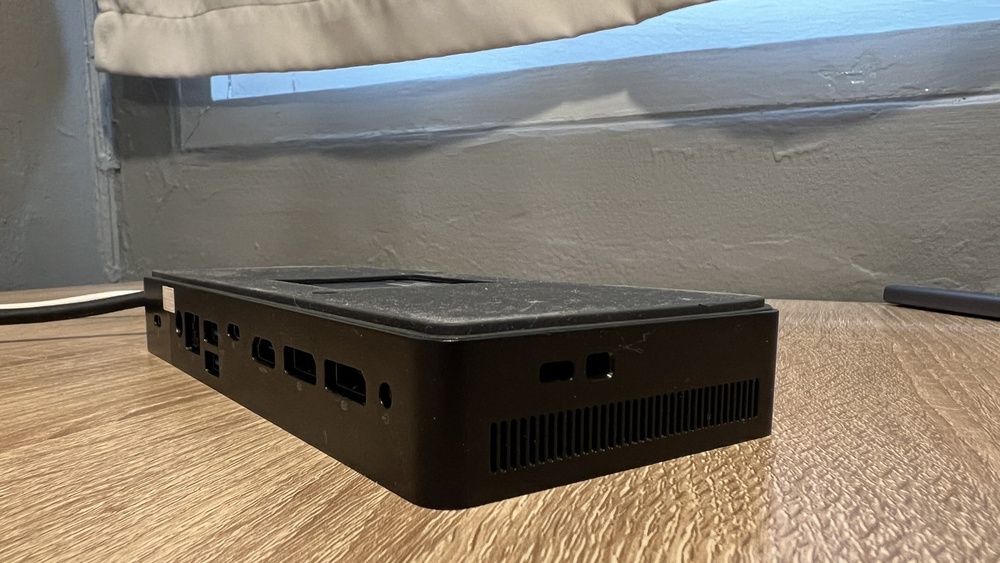
#> input picture test_output/pc.jpg, 1000 x 563 px, shrunk from 1706 x 960 before the run
$ python line_detection.py ../test_output/pc.jpg
#> lines starting #> are read from the running program, lines starting #| are printed output that depends on the picture
# Step 1: Import necessary libraries
import cv2
import matplotlib.pyplot as plt
import numpy as np
import argparse

parser = argparse.ArgumentParser(description="Compare the visual similarity of three images using ResNet50.")

parser.add_argument("image", default="test_output/pc.jpg",help="Path to the first image file.")
args = parser.parse_args()
# Step 3: Read the uploaded image
image_path = f"{args.image}"
image = cv2.imread(image_path, cv2.IMREAD_GRAYSCALE)
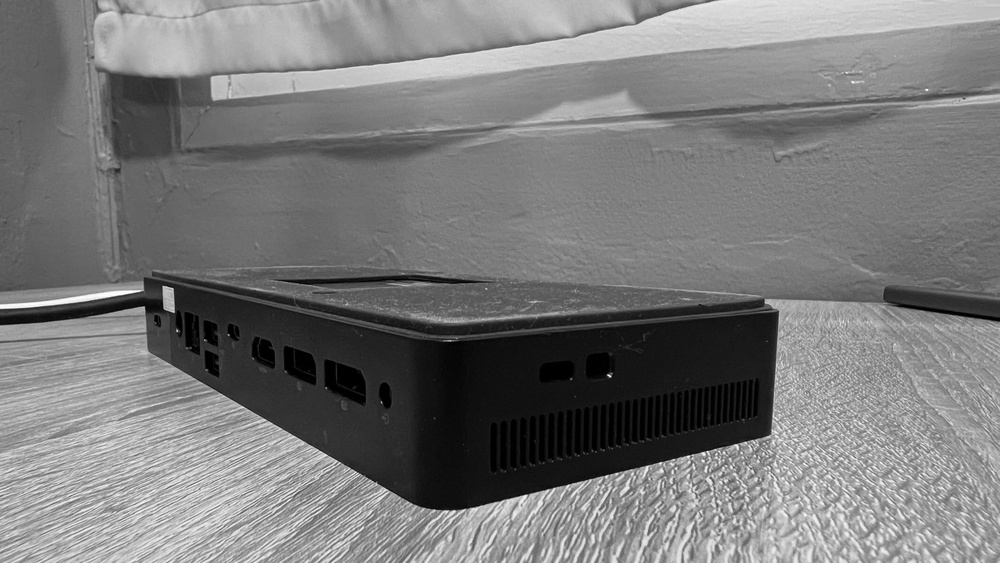
#> image: shape (563, 1000); min 0, max 255, mean 121.4

# Step 4: Apply Gaussian Blur to reduce noise
blurred_image = cv2.GaussianBlur(image, (5, 5), 1)

# Step 5: Apply Canny edge detector
edges = cv2.Canny(blurred_image, 0, 250)
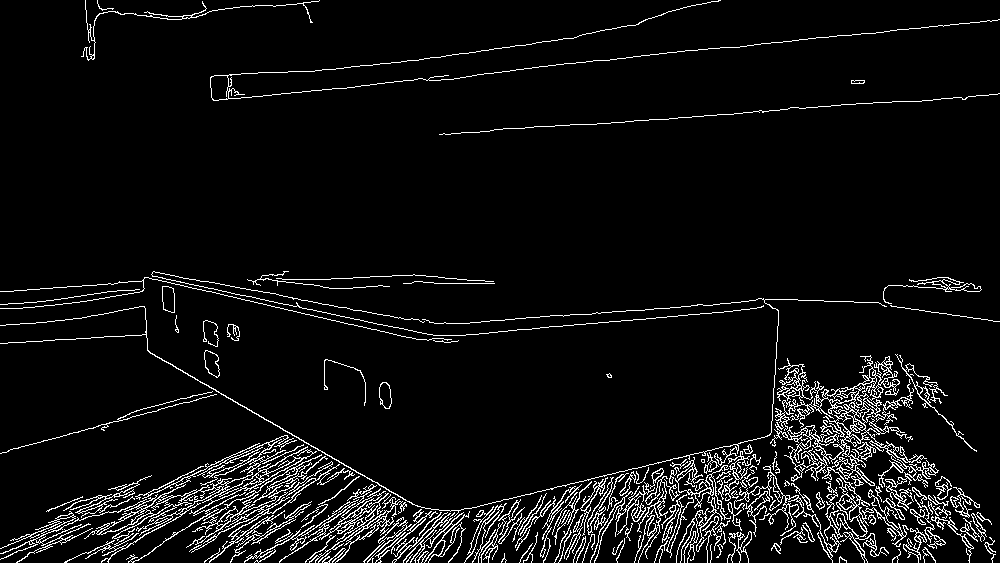
#> edges: shape (563, 1000); 5.9% white in thin lines or dots

# [8 lines of commented-out code are left out]
plt.title('Edge Detected Image')
plt.imshow(edges, cmap='gray')
plt.axis('off')
plt.show()

print(f"Edges : {edges}")
#> (printed output is left out)

$ run again, with test_output/chess_board.jpg copied over test_output/pc.jpg
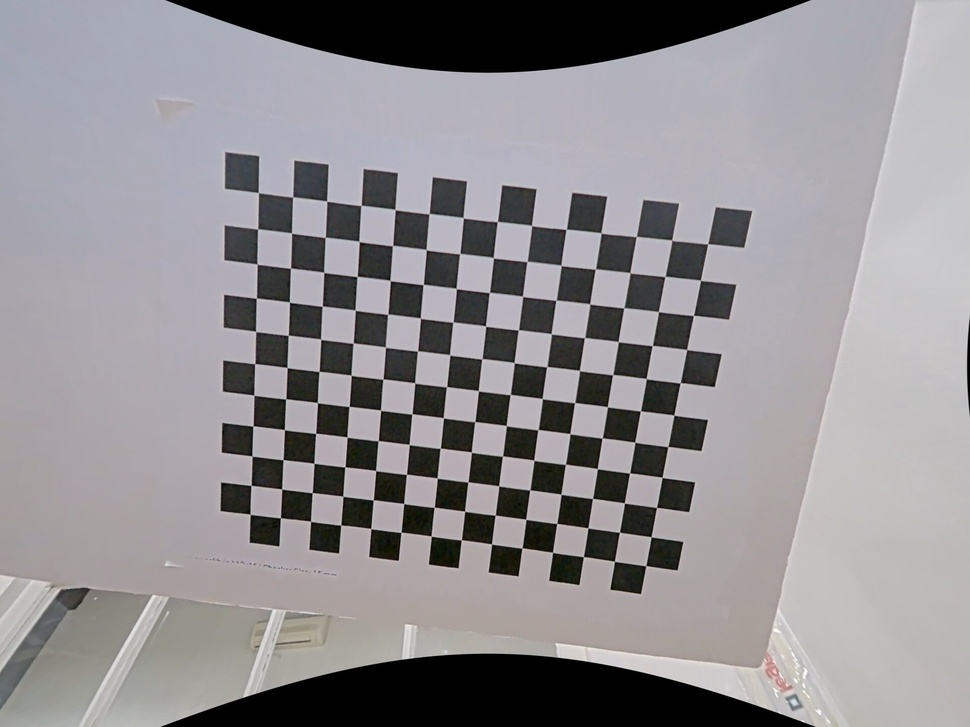
#> input picture test_output/chess_board.jpg, 970 x 727 px, shrunk from 1920 x 1440 before the run
#> `edges = cv2.Canny(blurred_image, 0, 250)`:
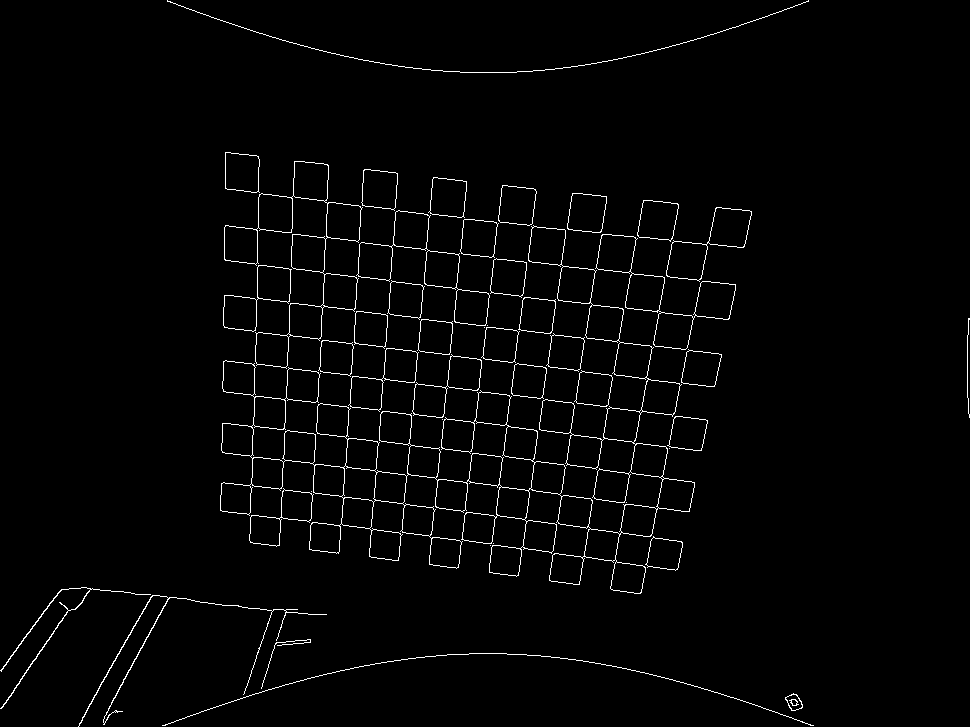
#> edges: shape (727, 970); 2% white in thin lines or dots
#> (printed output is left out)

$ run again, with test_output/ref_pc.jpg copied over test_output/pc.jpg
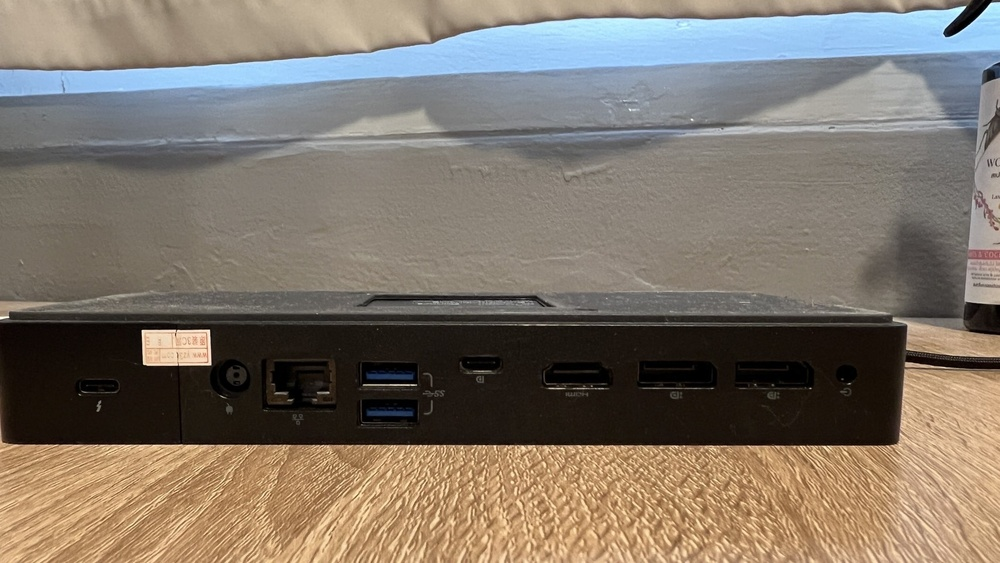
#> input picture test_output/ref_pc.jpg, 1000 x 563 px, shrunk from 1706 x 960 before the run
#> `image = cv2.imread(image_path, cv2.IMREAD_GRAYSCALE)`:
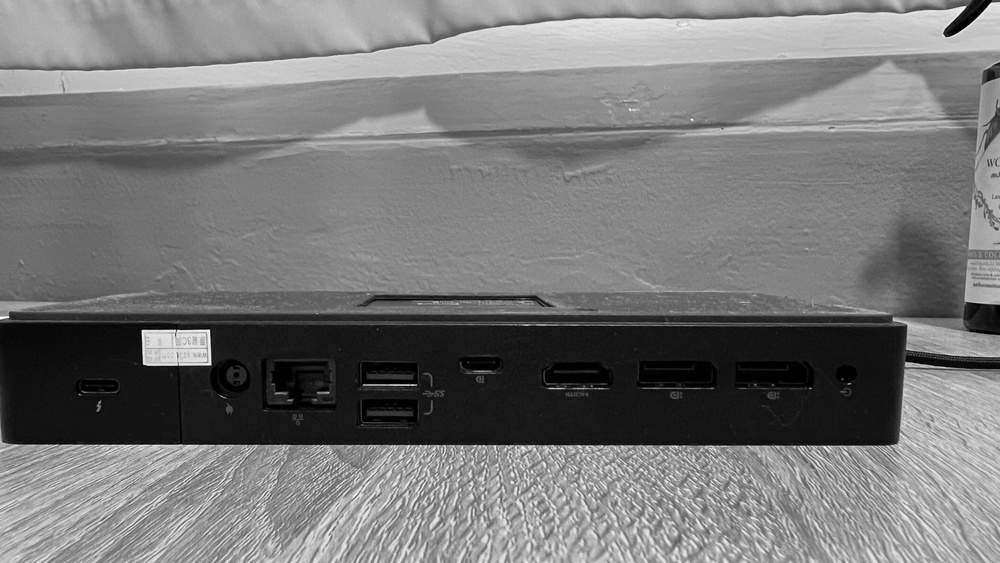
#> image: shape (563, 1000); min 0, max 254, mean 118.9
#> `edges = cv2.Canny(blurred_image, 0, 250)`:
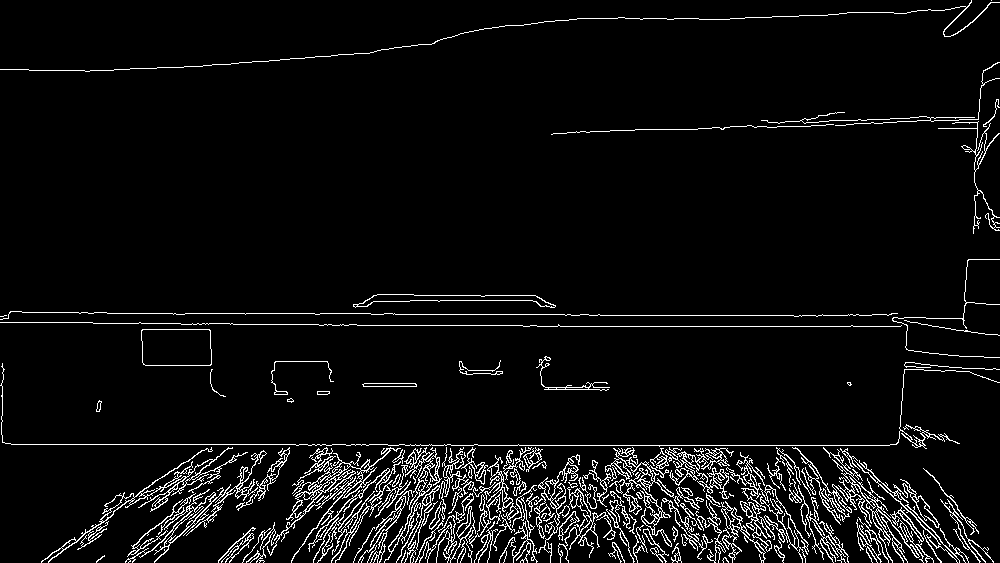
#> edges: shape (563, 1000); 5.4% white in thin lines or dots
#> (printed output is left out)
